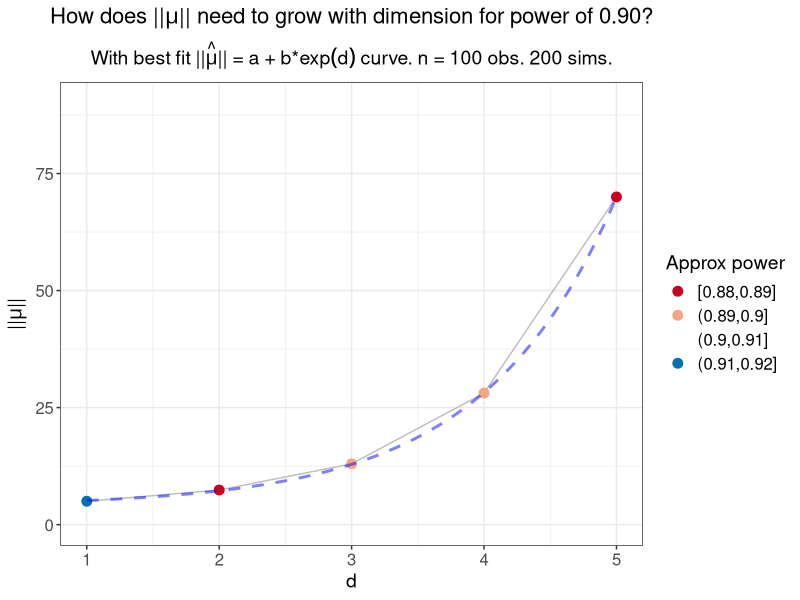

The R script that drew this image:
# Create Figure 14 in appendix.
# Plot results from Gaussian mixture/universal approach and 
# Cule et al. (2010) permutation test of
# H_0: log-concave versus H_1: not log-concave.
# Use true density as numerator.

suppressMessages(library(data.table))
suppressMessages(library(tidyverse))

# Create theme
paper_theme <- theme_bw() +
  theme(plot.title = element_text(hjust = 0.5, size = 16),
        plot.subtitle = element_text(hjust = 0.5, size = 14),
        legend.title = element_text(size = 14),
        axis.title = element_text(size = 14),
        legend.text = element_text(size = 12),
        axis.text = element_text(size = 12),
        strip.text = element_text(size = 12),
        panel.spacing = unit(1.2, "lines"))

# Read in data
full_oracle <- fread("sim_data/fig14_full_oracle.csv")

# Get rejection proportion at each (d, mu_norm) combination
reject_props <- full_oracle %>% 
  group_by(n_obs, d, mu_norm, B) %>% 
  dplyr::summarise(reject_prop = mean(reject),
                   sim_count = n())

# Check correct parameters
stopifnot(unique(full_oracle$B) == 100, 
          unique(full_oracle$equal_space_mu) == 0,
          unique(full_oracle$n_obs) == 100,
          unique(reject_props$sim_count) == 200)

######################################################################
##### Plot mu_norm necessary for power of approx 0.90, varying d #####
######################################################################

power_pt90_df_vary_d <- reject_props %>% 
  group_by(d) %>% 
  filter(abs(reject_prop - 0.90) == min(abs(reject_prop - 0.90))) %>% 
  slice(1) %>% 
  ungroup()

power_vary_d <- power_pt90_df_vary_d %>% 
  mutate(approx_power = cut(reject_prop, 
                            breaks = c(0.88, 0.89, 0.90, 0.91, 0.92),
                            include.lowest = TRUE)) %>%
  mutate(slope = lm(mu_norm ~ I(exp(1)^d))$coefs[2]) %>% 
  ggplot(aes(x = d, y = mu_norm)) +
  scale_y_continuous(limits = c(0, 90)) +
  geom_line(col = "grey") +
  geom_point(aes(col = approx_power), size = 3) +  
  scale_color_brewer(palette = "RdBu", drop = FALSE) +
  stat_smooth(geom = "line", method = "lm", formula = y ~ I(exp(1)^x), 
              col = "blue", se = F,
              lty = "dashed", alpha = 0.5, size = 1) +
  labs(y = expression("||"*mu*"||"),
       col = "Approx power",
       title = expression("How does ||"*mu*"|| need to grow with dimension"~
                            "for power of 0.90?"),
       subtitle = expression("With best fit"~
                               hat("||"*mu*"||")~"= a + b*"*exp(d)~"curve."~
                               "n = 100 obs. 200 sims.")) +
  paper_theme

#####################
##### Save plot #####
#####################

ggsave(plot = power_vary_d,
       filename = "sim_plots/figure_14.pdf",
       width = 10, height = 4)
